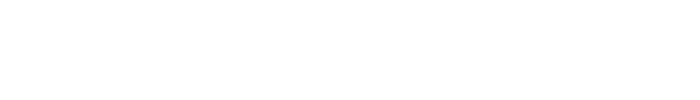
Frame 1 (no input)
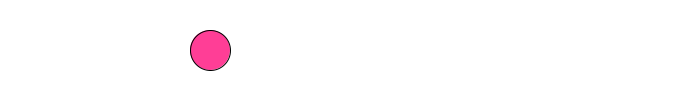
Frame 60 (the mouse pressed at the canvas centre just before this capture)
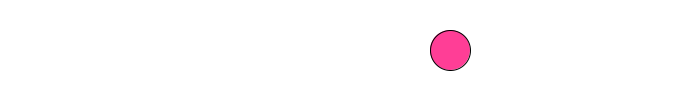
Frame 120 (the mouse held since frame 60 and released just before this capture)

The Processing sketch that drew these frames (run headless with seeded random() and noise(); from frame 60 on, the mouse is pressed at the canvas centre):

// Processing sketch: sketch_3374704_exercise20_2
// ── sketch_3374704_exercise20_2.pde
int numFrames = 15; // The number of animation frames
int frame = 0; // The frame to display
int xCoordinate=0;



void setup() {
size(700, 100);
frameRate(15); // Maximum 30 frames per second 

}
void draw() {
  background(255);
xCoordinate+=4;
if (xCoordinate >width) {
  xCoordinate=-60;
}
frame++;
if (frame == numFrames) {
frame = 0;
}

fill(255 ,62, 150);
ellipse(xCoordinate-30, 50, 40,40);



}
